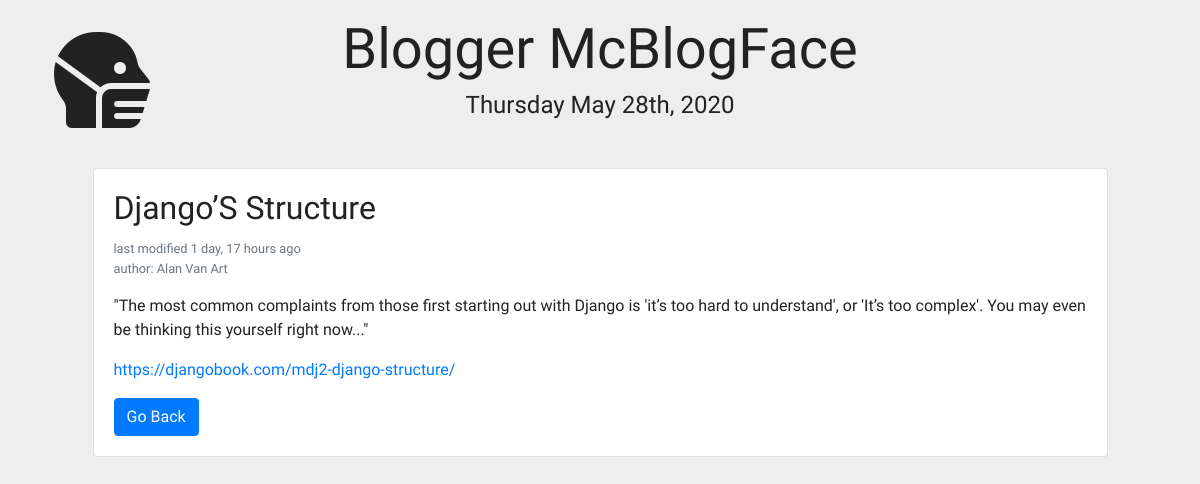
The page /article/1 on the database as committed earlier.
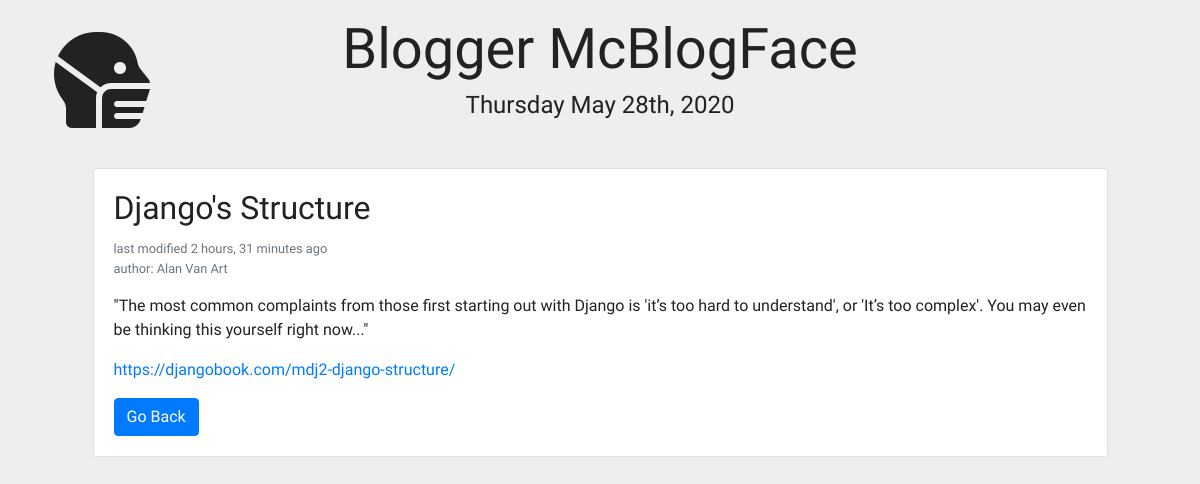
The same page on the database as committed later.
### articles/models.py (models this page shows, shortened)
class Article(models.Model):
    author = models.ForeignKey('auth.User', on_delete = models.CASCADE,)
    title = models.CharField(max_length = 100)
    body = models.TextField()
    created = models.DateTimeField(auto_now_add=True, editable=False, null=False, blank=False)
    last_modified = models.DateTimeField(auto_now=True, editable=False, null=False, blank=False)
    class Meta:
        ordering = ['-last_modified']

### articles/views.py (the view)
# urls.py: path('article/<int:pk>', views.ArticleDetailView.as_view(), name='detail'),
class ArticleDetailView(DetailView):
    model = Article
    template_name = 'detail.html'

### templates/detail.html
{% load static %}
{% include '_header.html' %}
    <div class="container">
        <div class="row">
            {% block content %}
            <div class="col-11 mx-auto">
                <div class="card">
                    <div class="card-body">
                        <h2 class="card-title">{{ article.title|title }}</h2>
                        <p class="card-text">
                            <small class="text-muted d-block">last modified {{ article.last_modified|timesince }} ago</small>
                            <small class="text-muted d-block">author: {{ article.author.get_full_name|title }}</small>
                        </p>
                        <p class="card-text">{{ article.body|linebreaks|urlize }}</p>
                        <a href="/" class="btn btn-primary">Go Back</a>
                    </div>
                </div>
            </div>
            {% endblock content %}
        </div>
    </div>
</body>
</html>

Rows that differ between the two databases and show on the page:
changed Article "Alan Van Art": title "Django’S Structure" → "Django's Structure"; last_modified "1 day, 17 hours" → "2 hours, 31 minutes"
